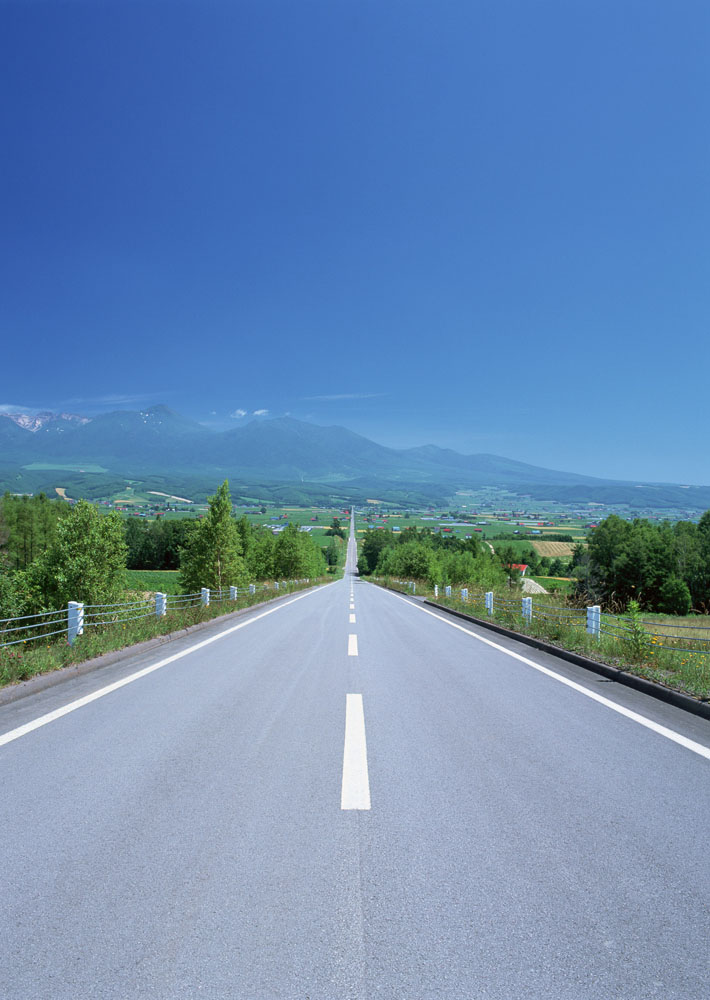
//> input picture img/road.jpg, 710 x 1000 px, given in place of 1.mp4, which was not available
$ ./mian   (built with g++ and OpenCV 4)
//> lines starting //> are read from the running program, lines starting //| are printed output that depends on the picture; after the words box and inside, x2 and y2 are one past the last pixel; in counts of white or black regions, pixels touching at a corner belong together; pictures that were not available may be replaced by others from this repository, and a replacement may not be noted
//> further down, frame is the input picture: 1000 rows x 710 cols, CV_8UC3; mean B, G, R 176.5, 138.7, 105.8
### include/AutoAdjust.h
//
// Created by niracler on 19-1-6.
//


#ifndef ROAD_DETECT_AUTOADJUST_H
#define ROAD_DETECT_AUTOADJUST_H

#include <iostream>
#include <opencv2/core.hpp>
#include <opencv2/imgproc.hpp>
#include <opencv2/highgui.hpp>

using namespace std;
using namespace cv;

void BrightnessAndContrastAuto(const Mat &src, Mat &dst, float clipHistPercent = 0);
int adjustBrightnessContrast(InputArray src, OutputArray dst, int brightness, int contrast);

#endif //ROAD_DETECT_AUTOADJUST_H

### AutoAdjust.h
//
// Created by niracler on 19-1-6.
//


#ifndef ROAD_DETECT_AUTOADJUST_H
#define ROAD_DETECT_AUTOADJUST_H

#include <iostream>
#include <opencv2/core.hpp>
#include <opencv2/imgproc.hpp>
#include <opencv2/highgui.hpp>

using namespace std;
using namespace cv;

void BrightnessAndContrastAuto(const Mat &src, Mat &dst, float clipHistPercent = 0);
int adjustBrightnessContrast(InputArray src, OutputArray dst, int brightness, int contrast);

#endif //ROAD_DETECT_AUTOADJUST_H

### AutoAdjust.hpp
//
// Created by niracler on 18-12-30.
//

#include <iostream>
#include <opencv2/core.hpp>
#include <opencv2/imgproc.hpp>
#include <opencv2/highgui.hpp>

using namespace std;
using namespace cv;

#define CLIP_RANGE(value, min, max)  ( (value) > (max) ? (max) : (((value) < (min)) ? (min) : (value)) )
#define COLOR_RANGE(value)  CLIP_RANGE(value, 0, 255)

/**
 *  \brief Automatic brightness and contrast optimization with optional histogram clipping
 *  \param [in]src Input image GRAY or BGR or BGRA
 *  \param [out]dst Destination image
 *  \param clipHistPercent cut wings of histogram at given percent tipical=>1, 0=>Disabled
 *  \note In case of BGRA image, we won't touch the transparency
*/
void BrightnessAndContrastAuto(const Mat &src, Mat &dst, float clipHistPercent = 0) {
//> called with clipHistPercent = 5
    CV_Assert(clipHistPercent >= 0);
    CV_Assert((src.type() == CV_8UC1) || (src.type() == CV_8UC3) || (src.type() == CV_8UC4));

    int histSize = 256;
    float alpha, beta;
    double minGray = 0, maxGray = 0;

    //to calculate grayscale histogram
    Mat gray;
    if (src.type() == CV_8UC1) gray = src;
    else if (src.type() == CV_8UC3) cvtColor(src, gray, COLOR_BGR2GRAY);
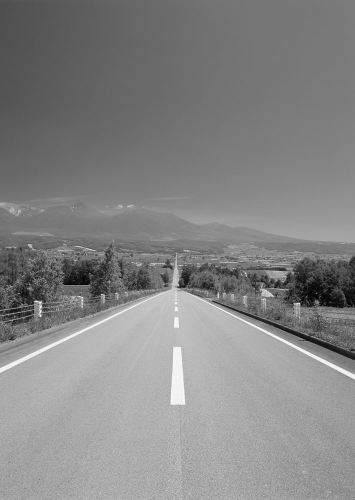
//> gray: 500 rows x 355 cols, CV_8UC1; min 4, max 250, mean 133.2
    else if (src.type() == CV_8UC4) cvtColor(src, gray, COLOR_BGRA2GRAY);
    if (clipHistPercent == 0) {
        // keep full available range
        minMaxLoc(gray, &minGray, &maxGray);
    } else {
        Mat hist; //the grayscale histogram

        float range[] = {0, 256};
        const float *histRange = {range};
        bool uniform = true;
        bool accumulate = false;
        calcHist(&gray, 1, 0, Mat(), hist, 1, &histSize, &histRange, uniform, accumulate);
//> hist = 256 values, max 4719 at index 121, min 0 at index 0, mean 693.4

        // calculate cumulative distribution from the histogram
        vector<float> accumulator(histSize);
        accumulator[0] = hist.at<float>(0);
        for (int i = 1; i < histSize; i++) {
            accumulator[i] = accumulator[i - 1] + hist.at<float>(i);
        }
//> after the loop, accumulator = 256 values from 0 to 177500

        // locate points that cuts at required value
        float max = accumulator.back();
//> max = 177500
        clipHistPercent *= (max / 100.0); //make percent as absolute
//> clipHistPercent = 8875
        clipHistPercent /= 2.0; // left and right wings
//> clipHistPercent = 4437.5
        // locate left cut
        minGray = 0;
        while (accumulator[minGray] < clipHistPercent)
            minGray++;
//> this loop made 58 passes
//> after the loop, minGray = 58

        // locate right cut
        maxGray = histSize - 1;
        while (accumulator[maxGray] >= (max - clipHistPercent))
            maxGray--;
//> this loop made 68 passes
//> after the loop, maxGray = 187
    }

    // current range
    float inputRange = maxGray - minGray;
//> inputRange = 129

    alpha = (histSize - 1) / inputRange;   // alpha expands current range to histsize range
//> alpha = 1.98
    beta = -minGray * alpha;             // beta shifts current range so that minGray will go to 0
//> beta = -114.7

    // Apply brightness and contrast normalization
    // convertTo operates with saurate_cast
    src.convertTo(dst, -1, alpha, beta);

    // restore alpha channel from source
    if (dst.type() == CV_8UC4) {
        int from_to[] = {3, 3};
        mixChannels(&src, 4, &dst, 1, from_to, 1);
    }
    return;
}

/**
 * Adjust Brightness and Contrast
 *
 * @param src [in] InputArray
 * @param dst [out] OutputArray
 * @param brightness [in] integer, value range [-255, 255]
 * @param contrast [in] integer, value range [-255, 255]
 *
 * @return 0 if success, else return error code
 */
int adjustBrightnessContrast(InputArray src, OutputArray dst, int brightness, int contrast) {
//> called with brightness = 0, contrast = 0
    Mat input = src.getMat();
    if (input.empty()) {
        return -1;
    }

    dst.create(src.size(), src.type());
    Mat output = dst.getMat();

    brightness = CLIP_RANGE(brightness, -255, 255);
    contrast = CLIP_RANGE(contrast, -255, 255);

    double B = brightness / 255.;
    double c = contrast / 255.;
    double k = tan((45 + 44 * c) / 180 * M_PI);

    Mat lookupTable(1, 256, CV_8U);
    uchar *p = lookupTable.data;
    for (int i = 0; i < 256; i++)
        p[i] = COLOR_RANGE((i - 127.5 * (1 - B)) * k + 127.5 * (1 + B));

    LUT(input, lookupTable, output);

    return 0;
}

### mian.cpp
//
// Created by niracler on 18-12-31.
//

#include <iostream>
#include <opencv2/core.hpp>
#include <opencv2/imgproc.hpp>
#include <opencv2/highgui.hpp>
#include "AutoAdjust.hpp" //亮度及对比度自适应方案

using namespace std;
using namespace cv;

static string path = "/home/zzh/1.mp4";
static int brightness = 255;
static int contrast = 255;

// 设置阈值，挑出白色与黄色区域
static Vec3i white_low(0, 0, 221), yellow_low(26, 43, 46);
static Vec3i white_top(180, 30, 255), yellow_top(34, 255, 255);

// 设置trackbar滑动块
int max_thres = 255;
int val = 133;
Mat canny_white;
Mat white_mask, yellow_mask;
void canny_call_back(int, void*);


int main() {

    VideoCapture capture(path);
    Mat frame, HLS_frame;
    Mat resize_frame, auto_frame, adjust_frame;
    Mat laplace_frame;

    int width = (int) capture.get(3);
    int height = (int) capture.get(4);
    Size s(width / 2, height / 2);

    // 设置ROI
    Rect roi(0, (s.height*2/3), s.width/2, s.height/3);
    Mat roi_mat;
    vector<Vec4i> lines;

    namedWindow("white", WINDOW_AUTOSIZE);
    while (capture.read(frame)) {
        //修改图片大小
        resize(frame, resize_frame, s);
        imshow("frame", resize_frame);

        //亮度及对比度自适应
        BrightnessAndContrastAuto(resize_frame, auto_frame, 5);
        if (!auto_frame.data) {
            cout << "自适应失败" << endl;
            return -1;
        }
        adjustBrightnessContrast(auto_frame, adjust_frame, brightness - 255, contrast - 255);
        imshow("亮度及对比度自适应结果", adjust_frame);

        //Laplace图像增强
        Mat kernel = (Mat_<int>(3, 3) << 0, -1, 0, -1, 5, -1, 0, -1, 0);
        filter2D(adjust_frame, laplace_frame, adjust_frame.depth(), kernel);
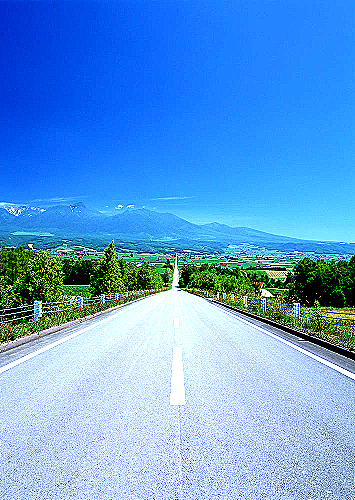
//> laplace_frame: 500 rows x 355 cols, CV_8UC3; mean B, G, R 220.7, 158, 96.9

        //转换为HLS颜色空间
        cvtColor(laplace_frame, HLS_frame, COLOR_BGR2HSV_FULL);
//> HLS_frame: 500 rows x 355 cols, CV_8UC3; mean H, S, V 130.2, 148.7, 228.3
        inRange(HLS_frame, white_low, white_top, white_mask);
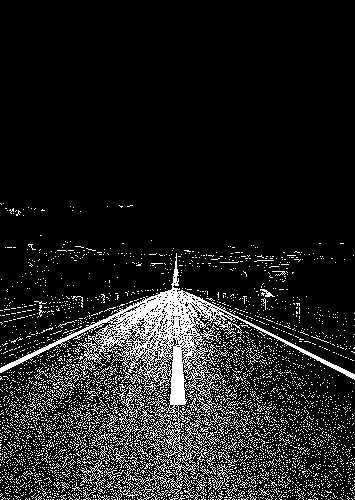
//> white_mask: 500 rows x 355 cols, CV_8UC1; 12.3% white in thin lines or dots, all inside (x1, y1, x2, y2) = (0, 203, 355, 500)
        inRange(HLS_frame, yellow_low, yellow_top, yellow_mask);
//> yellow_mask: 500 rows x 355 cols, CV_8UC1; 0.18% white in thin lines or dots, all inside (x1, y1, x2, y2) = (0, 247, 355, 352)

        imshow("白色1", white_mask);
        //canny边缘检测
        blur(white_mask, white_mask, Size(5, 5));
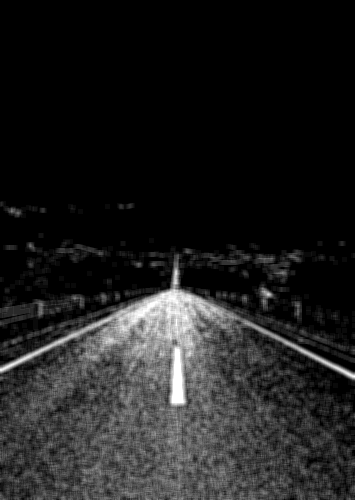
//> white_mask: 500 rows x 355 cols, CV_8UC1; min 0, max 255, mean 31.3
/*        createTrackbar("canny", "white", &val, max_thres, canny_call_back);
        canny_call_back(0, 0);*/
        Canny(white_mask, canny_white, val, val*2);
//> canny_white: 500 rows x 355 cols, CV_8UC1; 2.4% white in thin lines or dots, all inside (x1, y1, x2, y2) = (0, 207, 355, 500)

        // roi Hough直线检测
        roi_mat = canny_white(roi);
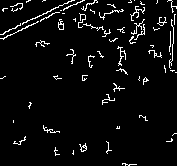
//> roi_mat: 166 rows x 177 cols, CV_8UC1; 4.8% white in thin lines or dots
        HoughLinesP(roi_mat, lines, 1, CV_PI/180, 10, 10);
//> lines = 5 lines (x1, y1, x2, y2): [17, 31, 38, 21], [37, 16, 49, 11], [174, 24, 174, 14], [170, 46, 170, 31], [173, 28, 173, 40]
        for (int i = 0; i < lines.size(); i++) {
            double k = (static_cast<double >(lines[i][3]-lines[i][1]) / static_cast<double >(lines[i][2] - lines[i][0]));
            // x = 0时
            Point p1(0, abs(static_cast<int>(-1*k*lines[i][0]+lines[i][1])));
            // y = 0时
            Point p2(abs(static_cast<int>(lines[i][1]/k*(-1)+lines[i][0])), 0);

            line(roi_mat, p1, p2, Scalar(255), 5);
        }
//> this loop made 5 passes
//> (k, p1, p2) on passes 1 to 5: (-0.476, Point(0, 39), Point(82, 0)), (-0.417, Point(0, 31), Point(75, 0)), (-inf, Point(0, -2147483648), Point(174, 0)), (-inf, Point(0, -2147483648), Point(170, 0)), (inf, Point(0, -2147483648), Point(173, 0))
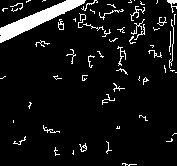
//> roi_mat: 166 rows x 177 cols, CV_8UC1; 7.6% white; 63 white regions (36 under 20 px), largest, box (x1, y1, x2, y2) and area: (0, 0, 86, 43) 1042, (169, 19, 174, 69) 59, (130, 6, 145, 21) 53

        imshow("roi_mat", roi_mat);
        imshow("white", canny_white);
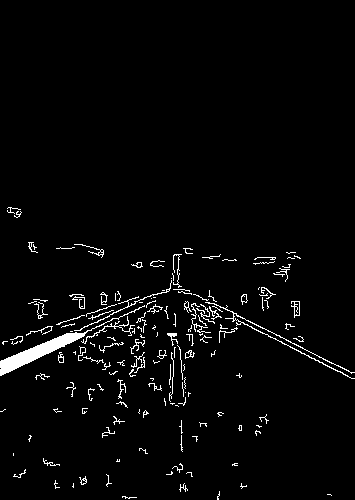
//> window 'white': 500 rows x 355 cols, CV_8UC1; 2.9% white; 161 white regions (93 under 20 px), largest, box (x1, y1, x2, y2) and area: (0, 305, 145, 376) 1124, (205, 302, 355, 379) 397, (74, 280, 172, 331) 169
//        imshow("白色", white_mask);
        imshow("黄色", yellow_mask);

        if (waitKey(20) == 'q')
//> the 'q' key is pressed
            break;
    }
    return 0;

}

void canny_call_back(int, void *) {
    Canny(white_mask, canny_white, val, val*2);

    imshow("white", canny_white);
}

$ run again, on img/lane_detect_1.png
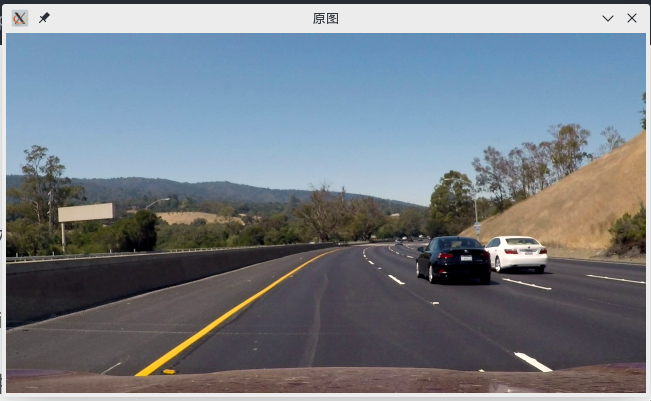
//> input picture img/lane_detect_1.png, 651 x 401 px, given in place of 1.mp4, which was not available
//> frame is the input picture: 401 rows x 651 cols, CV_8UC3; mean B, G, R 134.4, 125.9, 118.3
//> hist = 256 values, max 5479 at index 236, min 3 at index 251, mean 253.9
//> in BrightnessAndContrastAuto, `accumulator[0] = hist.at<float>(0);`: accumulator = 256 values, max 280 at index 0, min 0 at index 1, mean 1.09
//> after the loop in BrightnessAndContrastAuto, `for (int i = 1; i < histSize; i++)`: accumulator = 256 values from 280 to 65000
//> max = 65000
//> in BrightnessAndContrastAuto, `clipHistPercent *= (max / 100.0);`: clipHistPercent = 3250
//> in BrightnessAndContrastAuto, `clipHistPercent /= 2.0;`: clipHistPercent = 1625
//> the loop in BrightnessAndContrastAuto, `while (accumulator[minGray] < clipHistPercent)` made 30 passes
//> after the loop in BrightnessAndContrastAuto, `while (accumulator[minGray] < clipHistPercent)`: minGray = 30
//> the loop in BrightnessAndContrastAuto, `while (accumulator[maxGray] >= (max - clipHistPercent))` made 20 passes
//> after the loop in BrightnessAndContrastAuto, `while (accumulator[maxGray] >= (max - clipHistPercent))`: maxGray = 235
//> inputRange = 205
//> alpha = 1.24
//> beta = -37.32
//> HLS_frame: 200 rows x 325 cols, CV_8UC3; mean H, S, V 106.3, 82.3, 140.2
//> `inRange(HLS_frame, white_low, white_top, white_mask);`:
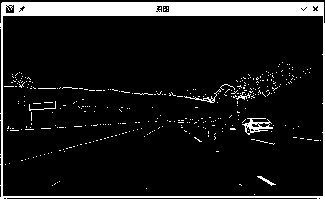
//> white_mask: 200 rows x 325 cols, CV_8UC1; 11.2% white; 341 white regions (335 under 20 px), largest, box (x1, y1, x2, y2) and area: (0, 2, 325, 200) 6089, (242, 118, 273, 135) 208, (184, 89, 221, 103) 77, (257, 176, 276, 186) 49, (236, 92, 251, 100) 41, (29, 101, 56, 111) 41
//> yellow_mask: 200 rows x 325 cols, CV_8UC1; 2.2% white in thin lines or dots
//> canny_white: 200 rows x 325 cols, CV_8UC1; 3.6% white in thin lines or dots
//> lines = 3 lines (x1, y1, x2, y2): [4, 61, 161, 61], [1, 64, 1, 0], [4, 60, 4, 0]
//> the loop `for (int i = 0; i < lines.size(); i++)` made 3 passes
//> (k, p1, p2) on passes 1 to 3: (0, Point(0, 61), Point(-2147483648, 0)), (-inf, Point(0, -2147483648), Point(1, 0)), (-inf, Point(0, -2147483648), Point(4, 0))
//> after the loop `for (int i = 0; i < lines.size(); i++)`:
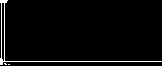
//> roi_mat: 66 rows x 162 cols, CV_8UC1; 3% white in thin lines or dots
